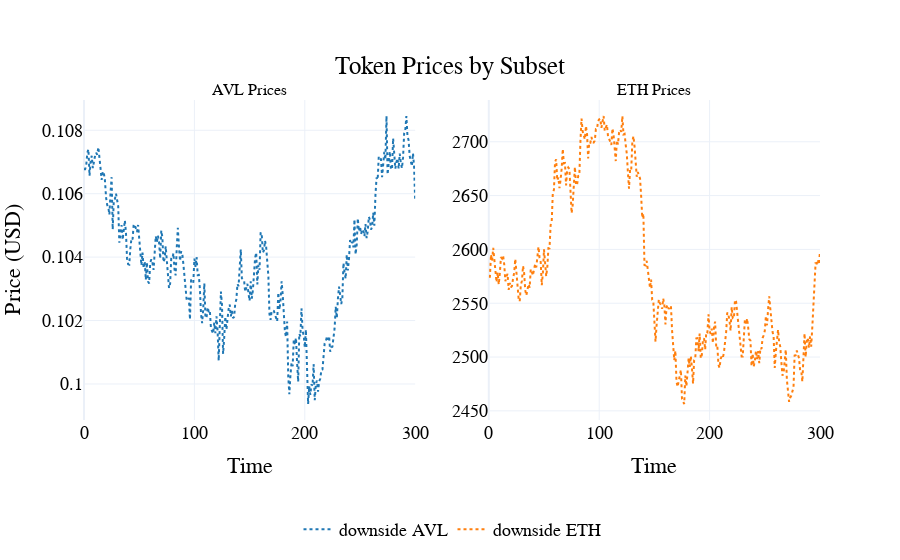

Source (notebook cell):
### Code cell
visualizations.plot_token_price_per_subset(
    df,
    scenario_names={
        0: "downside",
    }
)

### Figure 1 — Plotly figure (JSON) as saved in the notebook; plotly's stock layout.template omitted (floating-point values rounded to 4 significant figures; data arrays with more than 128 entries replaced by an {"elided": "..."} marker saying what was removed)
{"data": [{"line": {"color": "#1f77b4", "dash": "dot"}, "mode": "lines", "name": "downside AVL", "type": "scatter", "x": {"elided": "2401 int values"}, "xaxis": "x", "y": {"elided": "2401 float values"}, "yaxis": "y"}, {"line": {"color": "#ff7f0e", "dash": "dot"}, "mode": "lines", "name": "downside ETH", "type": "scatter", "x": {"elided": "2401 int values"}, "xaxis": "x2", "y": {"elided": "2401 float values"}, "yaxis": "y2"}], "layout": {"annotations": [{"font": {"size": 16}, "showarrow": false, "text": "AVL Prices", "x": 0.225, "xanchor": "center", "xref": "paper", "y": 1, "yanchor": "bottom", "yref": "paper"}, {"font": {"size": 16}, "showarrow": false, "text": "ETH Prices", "x": 0.775, "xanchor": "center", "xref": "paper", "y": 1, "yanchor": "bottom", "yref": "paper"}], "font": {"color": "black", "family": "Arial", "size": 18}, "hovermode": "x unified", "legend": {"font": {"color": "black", "size": 18}, "orientation": "h", "x": 0.5, "xanchor": "center", "y": -0.4, "yanchor": "bottom"}, "paper_bgcolor": "rgba(255, 255, 255, 1)", "plot_bgcolor": "rgba(255, 255, 255, 1)", "title": {"text": "Token Prices by Subset", "x": 0.5, "xanchor": "center", "y": 0.9, "yanchor": "top"}, "xaxis": {"anchor": "y", "domain": [0, 0.45], "title": {"text": "Time"}}, "xaxis2": {"anchor": "y2", "domain": [0.55, 1], "title": {"text": "Time"}}, "yaxis": {"anchor": "x", "domain": [0, 1], "title": {"text": "Price (USD)"}}, "yaxis2": {"anchor": "x2", "domain": [0, 1]}}}
